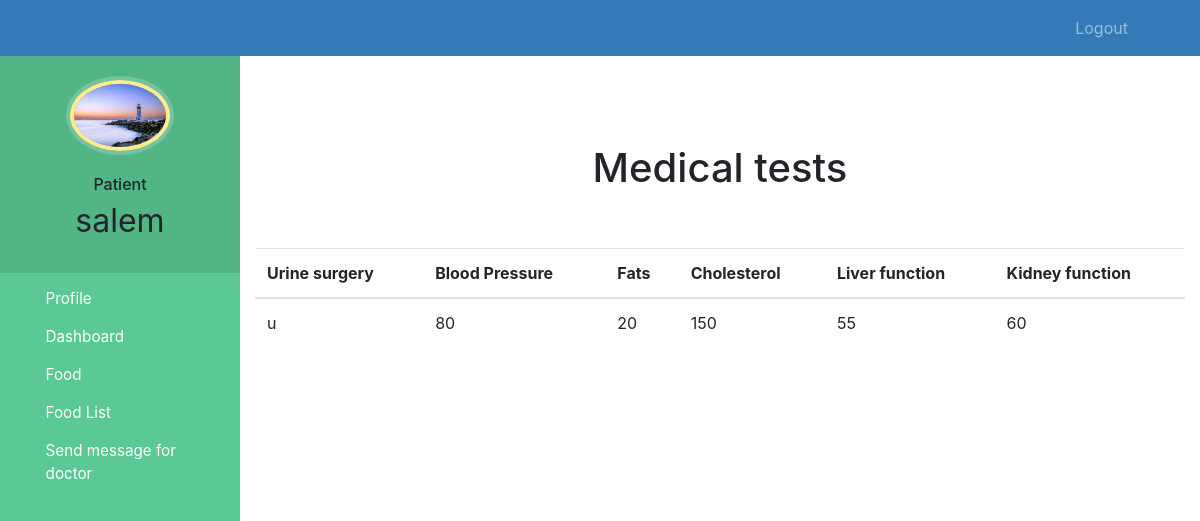
Screenshot of /patient-dashboard (signed in) with the database file from the repository.
### track/models.py (models this page shows, shortened)
class Patient(models.Model):
    user=models.OneToOneField(User,on_delete=models.CASCADE)
    address = models.CharField(max_length=40)
    gender = models.IntegerField(choices=GENDER_CHOICES)
    age = models.IntegerField(default=15)
    symptoms = models.CharField(max_length=100,null=True)
    assignedDoctorId = models.PositiveIntegerField(null=True)
    profile_pic = models.ImageField(upload_to='profile_pic/PatientProfilePic/', null=True, blank=True)
    admitDate=models.DateField(auto_now=True)
    status=models.BooleanField(default=False)
    Urine_surgery=models.CharField(max_length=1000,default='u')
    Blood_Pressure=models.IntegerField(default=80)
    Fats=models.IntegerField(default=20)
    Cholesterol=models.IntegerField(default=150)
    Liver_function=models.IntegerField(default=55)
    Kidney_function=models.IntegerField(default=60)
    food_list = models.ManyToManyField(Food)
    medication_dosages = models.ManyToManyField(Medication)

### track/views.py (the view)
# urls.py: path('patient-dashboard', views.patient_dashboard, name='patient-dashboard'),
@user_passes_test(is_patient)
def patient_dashboard(request):
    mydict = {}
    user = models.User.objects.get(pk=request.user.pk)
    for i in models.Patient.objects.all():
        if i.user.id == user.id:
            mydict['user'] = i
    return render(request, 'patient_dashboard.html', context=mydict)

### track/views.py (called while the page is built)
def is_patient(user):
    return user.groups.filter(name='PATIENT').exists()

### templates/patient_dashboard.html (shortened to what this page needs)
{% extends 'patient_base.html' %}
{% load static %}
{% block content %}
<br><br><br><br>
<center> <h1> Medical tests </h1> </center>
<br><br>
    <div class="container">
    <div class="panel panel-primary">
    <table class="table table-hover" id="dev-table">
      <thead>
          <th>Urine surgery</th>
          <th>Blood Pressure</th>
          <th>Fats</th>
          <th>Cholesterol</th>
          <th>Liver function</th>
          <th>Kidney function</th>
      </thead>
        <td> {{user.Urine_surgery}}</td>
        <td> {{user.Blood_Pressure}}</td>
        <td> {{user.Fats}}</td>
        <td> {{user.Cholesterol}}</td>
        <td> {{user.Liver_function}}</td>
        <td> {{user.Kidney_function}}</td>
    </table>
        </div>
</div>
{% endblock content %}

### templates/patient_base.html (shortened to what this page needs)
<!DOCTYPE html>
{% load static %}
<html lang="en">
<head>
  <link rel="stylesheet" href="https://stackpath.bootstrapcdn.com/bootstrap/4.3.1/css/bootstrap.min.css">
  <link rel="stylesheet" href="https://maxcdn.bootstrapcdn.com/font-awesome/4.7.0/css/font-awesome.min.css">
</head>
<body>
  <nav class="menu" tabindex="0">
    <header class="avatar">
      <br><br>
      <img src="{% static user.profile_pic.url %}" alt="Profile Pic" />
      <br><br>
      <h6>Patient</h6>
      <h2>{{request.user.first_name}}</h2>
    </header>
    <ul>
      <li tabindex="0" class="icon-profile"> <a style="color:white; text-decoration:none;" href="/profile"><span>Profile</span></a> </li>
      <li tabindex="0" class="icon-dashboard"> <a style="color:white; text-decoration:none;" href="/patient-dashboard"><span>Dashboard</span></a> </li>
            <li tabindex="0" class="icon-calendar"> <a style="color:white; text-decoration:none;" href="patient-view-food"><span>Food</span></a></li>
      <li tabindex="0" class="icon-dashboard"> <a style="color:white; text-decoration:none;" href="/show-food-list"><span>Food List</span></a> </li>
      <li tabindex="0" class="icon-dashboard"> <a style="color:white; text-decoration:none;" href="patient-feedback"><span>Send message for doctor</span></a> </li>
    </ul>
  </nav>
  <main>
    <div class="bs-example">
      <nav class="navbar navbar-expand-md  navbar-dark fixed-top" style="background:#337AB7;">
        <div class="collapse navbar-collapse justify-content-between" id="navbarCollapse">
          <div class="navbar-nav" style=" margin-left: 90%;">
            <a href="/logout" class="nav-item nav-link" >Logout </a>
          </div>
        </div>
      </nav>
    </div>
    <br><br>
    {% block content %}
    {% endblock content %}
    <br><br><br><br><br><br><br>
  </main>
</body>
</html>

### templates/patient_base.html (style rules this page uses)
a:link { text-decoration: none; }
a { color: white; }
body { padding-left: 240px; }
main { position: relative; height: 100vh; }
.menu { background: #5bc995; height: 100vh; width: 240px; position: fixed; top: 0px; left: 0; z-index: 5; outline: none; }
.menu .avatar { background: rgba(0, 0, 0, 0.1); padding: 2em 0.5em; text-align: center; }
.menu .avatar img { width: 100px; border-radius: 50%; overflow: hidden; border: 4px solid #ffea92; box-shadow: 0 0 0 4px rgba(255, 255, 255, 0.2); }
.menu .avatar h2 { font-weight: normal; margin-bottom: 0; }
.menu ul { list-style: none; padding: 0.5em 0; margin: 0; }
.menu ul li { padding: 0.5em 1em 0.5em 3em; font-size: 0.95em; font-weight: regular; background-repeat: no-repeat; background-position: left 15px center; background-size: auto 20px; transition: all 0.15s linear; cursor: pointer; }
.menu ul li.icon-dashboard { background-image: url("http://www.entypo.com/images//gauge.svg"); }
.menu ul li.icon-calendar { background-image: url("http://www.entypo.com/images//calendar.svg"); }

### rows the page displays
Patient: profile_pic (picture), Urine_surgery "u", Blood_Pressure "80", Fats "20", Cholesterol "150", Liver_function "55", Kidney_function "60"

### other values shown
{{ request.user.first_name }} "salem"
